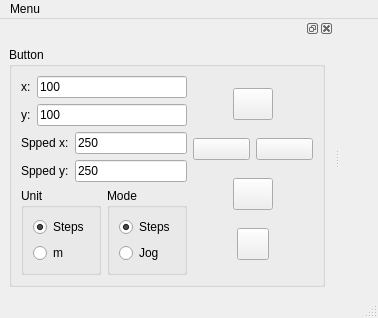
<?xml version="1.0" encoding="UTF-8"?>
<ui version="4.0">
 <class>MainWindow</class>
 <widget class="QMainWindow" name="MainWindow">
  <property name="geometry">
   <rect>
    <x>0</x>
    <y>0</y>
    <width>378</width>
    <height>307</height>
   </rect>
  </property>
  <property name="windowTitle">
   <string>MainWindow</string>
  </property>
  <widget class="QWidget" name="centralwidget"/>
  <widget class="QMenuBar" name="menubar">
   <property name="geometry">
    <rect>
     <x>0</x>
     <y>0</y>
     <width>378</width>
     <height>21</height>
    </rect>
   </property>
   <widget class="QMenu" name="menuMenu">
    <property name="title">
     <string>Menu</string>
    </property>
    <addaction name="actionClose"/>
   </widget>
   <addaction name="menuMenu"/>
  </widget>
  <widget class="QStatusBar" name="statusbar"/>
  <widget class="QDockWidget" name="dockWidget">
   <attribute name="dockWidgetArea">
    <number>1</number>
   </attribute>
   <widget class="QWidget" name="dockWidgetContents">
    <layout class="QHBoxLayout" name="horizontalLayout_5">
     <item>
      <layout class="QVBoxLayout" name="verticalLayout_2">
       <item>
        <widget class="QGroupBox" name="groupBox">
         <property name="title">
          <string>Button</string>
         </property>
         <layout class="QHBoxLayout" name="horizontalLayout_3">
          <item>
           <layout class="QVBoxLayout" name="verticalLayout">
            <item>
             <layout class="QHBoxLayout" name="horizontalLayout">
              <item>
               <widget class="QLabel" name="label">
                <property name="text">
                 <string>x:</string>
                </property>
               </widget>
              </item>
              <item>
               <widget class="QLineEdit" name="lineEdit_x">
                <property name="text">
                 <string>100</string>
                </property>
               </widget>
              </item>
             </layout>
            </item>
            <item>
             <layout class="QHBoxLayout" name="horizontalLayout_2">
              <item>
               <widget class="QLabel" name="label_2">
                <property name="text">
                 <string>y:</string>
                </property>
               </widget>
              </item>
              <item>
               <widget class="QLineEdit" name="lineEdit_y">
                <property name="text">
                 <string>100</string>
                </property>
               </widget>
              </item>
             </layout>
            </item>
            <item>
             <layout class="QVBoxLayout" name="verticalLayout_4">
              <item>
               <layout class="QHBoxLayout" name="horizontalLayout_12">
                <item>
                 <widget class="QLabel" name="label_3">
                  <property name="text">
                   <string>Spped x:</string>
                  </property>
                 </widget>
                </item>
                <item>
                 <widget class="QLineEdit" name="lineEdit_speed_x">
                  <property name="text">
                   <string>250</string>
                  </property>
                 </widget>
                </item>
               </layout>
              </item>
              <item>
               <layout class="QHBoxLayout" name="horizontalLayout_13">
                <item>
                 <widget class="QLabel" name="label_4">
                  <property name="text">
                   <string>Spped y:</string>
                  </property>
                 </widget>
                </item>
                <item>
                 <widget class="QLineEdit" name="lineEdit_speed_y">
                  <property name="text">
                   <string>250</string>
                  </property>
                 </widget>
                </item>
               </layout>
              </item>
             </layout>
            </item>
            <item>
             <layout class="QHBoxLayout" name="horizontalLayout_15">
              <item>
               <widget class="QGroupBox" name="groupBox_3">
                <property name="title">
                 <string>Unit</string>
                </property>
                <layout class="QVBoxLayout" name="verticalLayout_5">
                 <item>
                  <widget class="QRadioButton" name="radioButton_step">
                   <property name="text">
                    <string>Steps</string>
                   </property>
                   <property name="checked">
                    <bool>true</bool>
                   </property>
                  </widget>
                 </item>
                 <item>
                  <widget class="QRadioButton" name="radioButton_um">
                   <property name="text">
                    <string>m</string>
                   </property>
                  </widget>
                 </item>
                </layout>
               </widget>
              </item>
              <item>
               <widget class="QGroupBox" name="groupBox_2">
                <property name="title">
                 <string>Mode</string>
                </property>
                <layout class="QVBoxLayout" name="verticalLayout_6">
                 <item>
                  <widget class="QRadioButton" name="radioButton_mode_step">
                   <property name="text">
                    <string>Steps</string>
                   </property>
                   <property name="checked">
                    <bool>true</bool>
                   </property>
                  </widget>
                 </item>
                 <item>
                  <widget class="QRadioButton" name="radioButton_mode_jog">
                   <property name="text">
                    <string>Jog</string>
                   </property>
                  </widget>
                 </item>
                </layout>
               </widget>
              </item>
             </layout>
            </item>
           </layout>
          </item>
          <item>
           <layout class="QVBoxLayout" name="verticalLayout_3">
            <item>
             <layout class="QHBoxLayout" name="horizontalLayout_6">
              <item>
               <spacer name="horizontalSpacer">
                <property name="orientation">
                 <enum>Qt::Horizontal</enum>
                </property>
                <property name="sizeHint" stdset="0">
                 <size>
                  <width>40</width>
                  <height>20</height>
                 </size>
                </property>
               </spacer>
              </item>
              <item>
               <widget class="QPushButton" name="motor_y_move_positive">
                <property name="maximumSize">
                 <size>
                  <width>50</width>
                  <height>32</height>
                 </size>
                </property>
                <property name="text">
                 <string/>
                </property>
                <property name="icon">
                 <iconset>
                  <normaloff>../../core/artwork/icons/oxygen/22x22/go-next.png</normaloff>../../core/artwork/icons/oxygen/22x22/go-next.png</iconset>
                </property>
               </widget>
              </item>
              <item>
               <spacer name="horizontalSpacer_2">
                <property name="orientation">
                 <enum>Qt::Horizontal</enum>
                </property>
                <property name="sizeHint" stdset="0">
                 <size>
                  <width>40</width>
                  <height>20</height>
                 </size>
                </property>
               </spacer>
              </item>
             </layout>
            </item>
            <item>
             <layout class="QHBoxLayout" name="horizontalLayout_4">
              <item>
               <widget class="QPushButton" name="motor_x_move_negative">
                <property name="text">
                 <string/>
                </property>
                <property name="icon">
                 <iconset>
                  <normaloff>../../core/artwork/icons/oxygen/22x22/go-previous.png</normaloff>../../core/artwork/icons/oxygen/22x22/go-previous.png</iconset>
                </property>
               </widget>
              </item>
              <item>
               <widget class="QPushButton" name="motor_x_move_positive">
                <property name="text">
                 <string/>
                </property>
                <property name="icon">
                 <iconset>
                  <normaloff>../../core/artwork/icons/oxygen/22x22/go-next.png</normaloff>../../core/artwork/icons/oxygen/22x22/go-next.png</iconset>
                </property>
               </widget>
              </item>
             </layout>
            </item>
            <item>
             <layout class="QHBoxLayout" name="horizontalLayout_7">
              <item>
               <spacer name="horizontalSpacer_3">
                <property name="orientation">
                 <enum>Qt::Horizontal</enum>
                </property>
                <property name="sizeHint" stdset="0">
                 <size>
                  <width>40</width>
                  <height>20</height>
                 </size>
                </property>
               </spacer>
              </item>
              <item>
               <widget class="QPushButton" name="motor_y_move_negative">
                <property name="maximumSize">
                 <size>
                  <width>50</width>
                  <height>32</height>
                 </size>
                </property>
                <property name="text">
                 <string/>
                </property>
                <property name="icon">
                 <iconset>
                  <normaloff>../../core/artwork/icons/oxygen/22x22/go-previous.png</normaloff>../../core/artwork/icons/oxygen/22x22/go-previous.png</iconset>
                </property>
               </widget>
              </item>
              <item>
               <spacer name="horizontalSpacer_4">
                <property name="orientation">
                 <enum>Qt::Horizontal</enum>
                </property>
                <property name="sizeHint" stdset="0">
                 <size>
                  <width>40</width>
                  <height>20</height>
                 </size>
                </property>
               </spacer>
              </item>
             </layout>
            </item>
            <item>
             <layout class="QHBoxLayout" name="horizontalLayout_8">
              <item>
               <widget class="QPushButton" name="abort">
                <property name="maximumSize">
                 <size>
                  <width>32</width>
                  <height>32</height>
                 </size>
                </property>
                <property name="text">
                 <string/>
                </property>
                <property name="icon">
                 <iconset>
                  <normaloff>../../core/artwork/icons/qudiTheme/22x22/stop-scan.png</normaloff>../../core/artwork/icons/qudiTheme/22x22/stop-scan.png</iconset>
                </property>
                <property name="iconSize">
                 <size>
                  <width>32</width>
                  <height>32</height>
                 </size>
                </property>
               </widget>
              </item>
             </layout>
            </item>
           </layout>
          </item>
         </layout>
        </widget>
       </item>
      </layout>
     </item>
    </layout>
   </widget>
  </widget>
  <action name="actionClose">
   <property name="text">
    <string>Close</string>
   </property>
  </action>
 </widget>
 <resources/>
 <connections>
  <connection>
   <sender>actionClose</sender>
   <signal>triggered()</signal>
   <receiver>MainWindow</receiver>
   <slot>close()</slot>
   <hints>
    <hint type="sourcelabel">
     <x>-1</x>
     <y>-1</y>
    </hint>
    <hint type="destinationlabel">
     <x>387</x>
     <y>173</y>
    </hint>
   </hints>
  </connection>
 </connections>
</ui>
